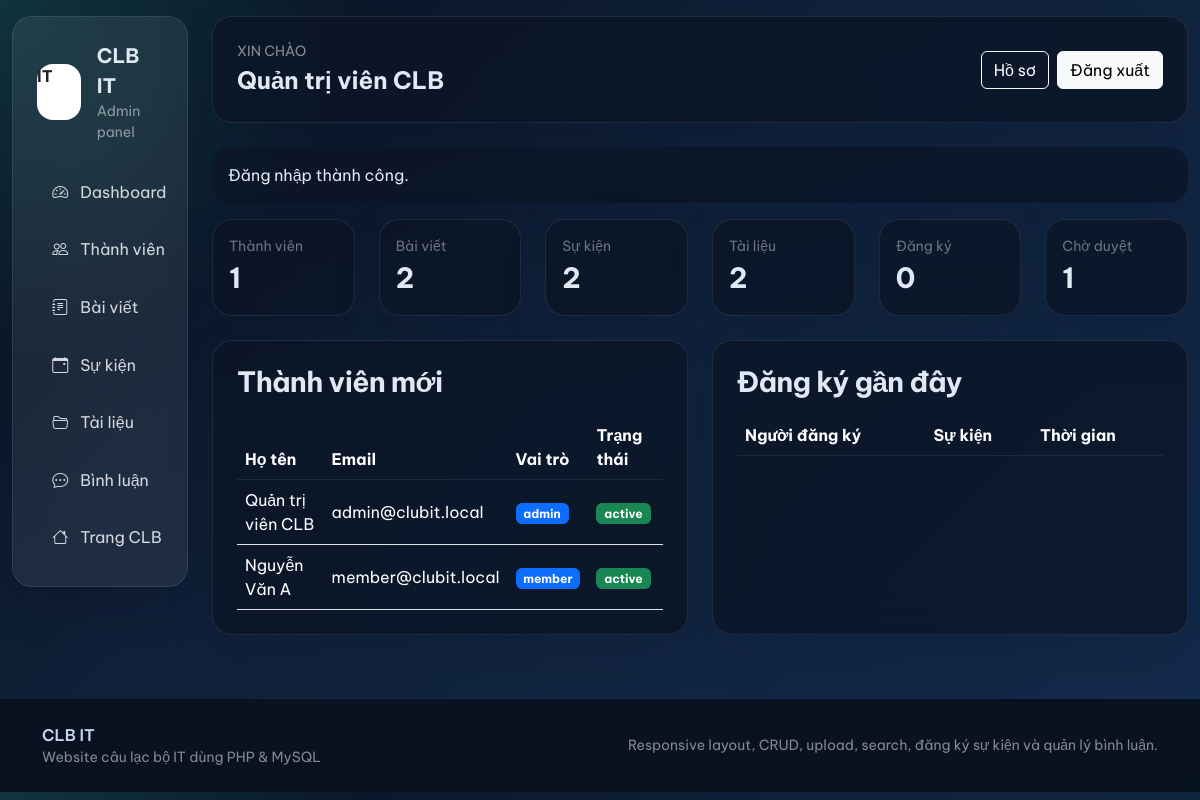
/admin/index.php (signed in), run on the app's committed database.
### tables this page shows
CREATE TABLE users (
    id INT AUTO_INCREMENT PRIMARY KEY,
    fullname VARCHAR(100) NOT NULL,
    email VARCHAR(120) NOT NULL UNIQUE,
    password VARCHAR(255) NOT NULL,
    avatar VARCHAR(255) NULL,
    bio TEXT NULL,
    skills VARCHAR(255) NULL,
    role ENUM('admin', 'member') NOT NULL DEFAULT 'member',
    status ENUM('active', 'locked') NOT NULL DEFAULT 'active',
    created_at TIMESTAMP DEFAULT CURRENT_TIMESTAMP,
    updated_at TIMESTAMP DEFAULT CURRENT_TIMESTAMP ON UPDATE CURRENT_TIMESTAMP,
    INDEX idx_users_role_status (role, status)
);

### includes/functions.php (called while the page is built, shortened)
<?php
function e(?string $value): string
{
    return htmlspecialchars((string) $value, ENT_QUOTES, 'UTF-8');
}
function current_user_row(): ?array
{
    $stmt = db()->prepare('SELECT * FROM users WHERE id = :id LIMIT 1');
    $stmt->execute(['id' => (int) $_SESSION['user']['id']]);
    $user = $stmt->fetch();
    return $user;
}
function is_logged_in(): bool
{
    return current_user_row() !== null;
}
function current_user_name(): string
{
    $user = current_user_row();
    return $user ? (string) $user['fullname'] : 'Khách';
}
function flash_get(): ?array
{
    $flash = $_SESSION['flash'];
    return is_array($flash) ? $flash : null;
}
function badge_class_for_status(string $status): string
{
    return match ($status) {
        'active', 'published', 'approved' => 'text-bg-success',
        'locked', 'draft', 'pending' => 'text-bg-warning',
        'archived', 'spam' => 'text-bg-secondary',
        default => 'text-bg-primary',
    };
}

### config/database.php (called while the page is built, shortened)
<?php
function db(): PDO
{
    static $pdo = null;
    if ($pdo instanceof PDO) {
        return $pdo;
    }
    $dsn = 'mysql:host=' . DB_HOST . ';dbname=' . DB_NAME . ';charset=utf8mb4';
    $pdo = new PDO($dsn, DB_USER, DB_PASS, [
        PDO::ATTR_ERRMODE => PDO::ERRMODE_EXCEPTION,
        PDO::ATTR_DEFAULT_FETCH_MODE => PDO::FETCH_ASSOC,
        PDO::ATTR_EMULATE_PREPARES => false,
    ]);
    return $pdo;
}

### admin/index.php (the view, shortened to what this page needs)
<?php
require_once __DIR__ . '/../config/database.php';
require_once __DIR__ . '/../includes/functions.php';
$pageLayout = 'admin';
$stats = [
    'members' => (int) db()->query("SELECT COUNT(*) FROM users WHERE role = 'member'")->fetchColumn(),
    'posts' => (int) db()->query('SELECT COUNT(*) FROM posts')->fetchColumn(),
    'events' => (int) db()->query('SELECT COUNT(*) FROM events')->fetchColumn(),
    'documents' => (int) db()->query('SELECT COUNT(*) FROM documents')->fetchColumn(),
    'registrations' => (int) db()->query('SELECT COUNT(*) FROM event_registrations')->fetchColumn(),
    'comments' => (int) db()->query("SELECT COUNT(*) FROM comments WHERE status = 'pending'")->fetchColumn(),
];
$recentUsers = db()->query('SELECT fullname, email, role, status, created_at FROM users ORDER BY created_at DESC LIMIT 5')->fetchAll();
require_once __DIR__ . '/../includes/header.php';
?>
<div class="row g-4 mb-4">
    <div class="col-md-4 col-xl-2">
        <div class="clubit-card p-3 h-100">
            <div class="text-secondary small">Thành viên</div>
            <div class="fs-3 fw-bold"><?php echo e((string) $stats['members']); ?></div>
        </div>
    </div>
    <div class="col-md-4 col-xl-2">
        <div class="clubit-card p-3 h-100">
            <div class="text-secondary small">Bài viết</div>
            <div class="fs-3 fw-bold"><?php echo e((string) $stats['posts']); ?></div>
        </div>
    </div>
    <div class="col-md-4 col-xl-2">
        <div class="clubit-card p-3 h-100">
            <div class="text-secondary small">Sự kiện</div>
            <div class="fs-3 fw-bold"><?php echo e((string) $stats['events']); ?></div>
        </div>
    </div>
    <div class="col-md-4 col-xl-2">
        <div class="clubit-card p-3 h-100">
            <div class="text-secondary small">Tài liệu</div>
            <div class="fs-3 fw-bold"><?php echo e((string) $stats['documents']); ?></div>
        </div>
    </div>
    <div class="col-md-4 col-xl-2">
        <div class="clubit-card p-3 h-100">
            <div class="text-secondary small">Đăng ký</div>
            <div class="fs-3 fw-bold"><?php echo e((string) $stats['registrations']); ?></div>
        </div>
    </div>
    <div class="col-md-4 col-xl-2">
        <div class="clubit-card p-3 h-100">
            <div class="text-secondary small">Chờ duyệt</div>
            <div class="fs-3 fw-bold"><?php echo e((string) $stats['comments']); ?></div>
        </div>
    </div>
</div>
<div class="row g-4">
    <div class="col-lg-6">
        <div class="clubit-card p-4 h-100">
            <h3 class="section-title mb-3">Thành viên mới</h3>
            <div class="table-responsive">
                <table class="table table-clubit align-middle mb-0">
                    <thead>
                        <tr>
                            <th class="text-white">Họ tên</th>
                            <th class="text-white">Email</th>
                            <th class="text-white">Vai trò</th>
                            <th class="text-white">Trạng thái</th>
                        </tr>
                    </thead>
                    <tbody>
                        <?php foreach ($recentUsers as $user): ?>
                            <tr>
                                <td class="text-white"><?php echo e($user['fullname']); ?></td>
                                <td class="text-white"><?php echo e($user['email']); ?></td>
                                <td><span class="badge text-bg-primary"><?php echo e($user['role']); ?></span></td>
                                <td><span class="badge <?php echo e(badge_class_for_status($user['status'])); ?>"><?php echo e($user['status']); ?></span></td>
                            </tr>
                        <?php endforeach; ?>
                    </tbody>
                </table>
            </div>
        </div>
    </div>
    <div class="col-lg-6">
        <div class="clubit-card p-4 h-100">
            <h3 class="section-title mb-3">Đăng ký gần đây</h3>
            <div class="table-responsive">
                <table class="table table-clubit align-middle mb-0">
                    <thead>
                        <tr>
                            <th class="text-white">Người đăng ký</th>
                            <th class="text-white">Sự kiện</th>
                            <th class="text-white">Thời gian</th>
                        </tr>
                    </thead>
                </table>
            </div>
        </div>
    </div>
</div>
<?php require_once __DIR__ . '/../includes/footer.php'; ?>

### includes/header.php (shortened to what this page needs)
<?php
require_once __DIR__ . '/../config/database.php';
require_once __DIR__ . '/functions.php';
$pageLayout = $pageLayout ?? 'public';
$flash = flash_get();
$bodyClass = is_logged_in() ? 'clubit-logged-in' : 'clubit-public';
?>
<!DOCTYPE html>
<html lang="vi">
<head>
    <link href="https://cdn.jsdelivr.net/npm/bootstrap@5.3.3/dist/css/bootstrap.min.css" rel="stylesheet">
    <link rel="stylesheet" href="https://cdn.jsdelivr.net/npm/bootstrap-icons@1.11.3/font/bootstrap-icons.min.css">
    <link rel="stylesheet" href="<?php echo e(BASE_URL); ?>/assets/css/app.css">
</head>
<body class="<?php echo e($bodyClass); ?>">
<?php if ($pageLayout === 'admin'): ?>
<div class="container-fluid py-3">
    <div class="row g-4">
        <div class="col-lg-3 col-xl-2">
            <div class="sidebar-shell">
                <div class="sidebar-glass p-3 p-lg-4">
                    <div class="d-flex align-items-center gap-3 mb-4">
                        <div class="rounded-4 bg-white text-dark fw-bold d-grid place-items-center" style="width:56px;height:56px;">IT</div>
                        <div>
                            <div class="fw-bold fs-5"><?php echo e(APP_NAME); ?></div>
                            <div class="small text-white-50">Admin panel</div>
                        </div>
                    </div>
                    <div class="d-grid gap-2">
                        <a href="<?php echo e(BASE_URL); ?>/admin/index.php" class="sidebar-link"><i class="bi bi-speedometer2"></i> Dashboard</a>
                        <a href="<?php echo e(BASE_URL); ?>/admin/users.php" class="sidebar-link"><i class="bi bi-people"></i> Thành viên</a>
                        <a href="<?php echo e(BASE_URL); ?>/admin/posts.php" class="sidebar-link"><i class="bi bi-journal-text"></i> Bài viết</a>
                        <a href="<?php echo e(BASE_URL); ?>/admin/events.php" class="sidebar-link"><i class="bi bi-calendar-event"></i> Sự kiện</a>
                        <a href="<?php echo e(BASE_URL); ?>/admin/documents.php" class="sidebar-link"><i class="bi bi-folder2-open"></i> Tài liệu</a>
                        <a href="<?php echo e(BASE_URL); ?>/admin/comments.php" class="sidebar-link"><i class="bi bi-chat-dots"></i> Bình luận</a>
                        <a href="<?php echo e(BASE_URL); ?>/index.php" class="sidebar-link"><i class="bi bi-house"></i> Trang CLB</a>
                    </div>
                </div>
            </div>
        </div>
        <div class="col-lg-9 col-xl-10">
            <div class="clubit-panel p-3 p-lg-4 mb-4 d-flex flex-column flex-lg-row gap-3 justify-content-between align-items-lg-center">
                <div>
                    <div class="text-uppercase text-white-50 small">Xin chào</div>
                    <div class="fs-4 fw-bold"><?php echo e(current_user_name()); ?></div>
                </div>
                <div class="d-flex gap-2 flex-wrap">
                    <a href="<?php echo e(BASE_URL); ?>/profile.php" class="btn btn-outline-light">Hồ sơ</a>
                    <a href="<?php echo e(BASE_URL); ?>/logout.php" class="btn btn-light">Đăng xuất</a>
                </div>
            </div>
            <?php if ($flash): ?>
                <div class="alert alert-<?php echo e($flash['type'] === 'error' ? 'danger' : 'success'); ?> clubit-card border-0">
                    <?php echo e((string) $flash['message']); ?>
                </div>
            <?php endif; ?>
<?php endif; ?>

### assets/css/app.css (style rules this page uses)
:root { --clubit-bg: #08111f; --clubit-surface: rgba(12, 21, 39, 0.84); --clubit-card: rgba(255, 255, 255, 0.94); --clubit-accent: #36c2b4; --clubit-accent-2: #1d4ed8; --clubit-text: #dfe8f3; --clubit-muted: #93a4ba; --clubit-border: rgba(255, 255, 255, 0.09); }
* { box-sizing: border-box; }
body { font-family: 'Be Vietnam Pro', sans-serif; background: radial-gradient(circle at top left, rgba(54, 194, 180, 0.18), transparent 28%), radial-gradient(circle at top right, rgba(29, 78, 216, 0.18), transparent 30%), linear-gradient(180deg, #f6fbff 0%, #eef4fb 36%, #e8eef8 100%); color: #0f172a; }
body.clubit-logged-in { background: radial-gradient(circle at top left, rgba(54, 194, 180, 0.2), transparent 25%), linear-gradient(135deg, #07111f 0%, #10213a 42%, #132b4d 100%); color: var(--clubit-text); }
.navbar-glass, .clubit-card, .clubit-panel, .sidebar-glass { backdrop-filter: blur(18px); border: 1px solid var(--clubit-border); box-shadow: 0 18px 50px rgba(2, 8, 23, 0.12); }
.clubit-card, .clubit-panel { background: var(--clubit-card); border-radius: 1.25rem; }
body.clubit-logged-in .clubit-card, body.clubit-logged-in .clubit-panel { background: rgba(12, 21, 39, 0.82); color: var(--clubit-text); }
.section-title { font-weight: 700; letter-spacing: -0.02em; }
.sidebar-shell { position: sticky; top: 1rem; }
.sidebar-glass { background: rgba(255, 255, 255, 0.07); border-radius: 1.25rem; color: var(--clubit-text); }
.sidebar-link { display: flex; align-items: center; gap: 0.75rem; padding: 0.8rem 0.95rem; border-radius: 0.95rem; color: rgba(255, 255, 255, 0.82); text-decoration: none; transition: all 0.18s ease; }
.table-clubit { --bs-table-bg: transparent; color: inherit; }
.table-clubit thead th { color: white !important; border-bottom-color: rgba(255, 255, 255, 0.08); }
.table-clubit tbody td { color: white !important; }
body.clubit-logged-in .table-clubit tbody tr td { color: white !important; }
body.clubit-logged-in .table-clubit thead th { color: white !important; }

### data on the page
users: fullname "Quản trị viên CLB", email "admin@clubit.local", role "admin", status "active"
users: fullname "Nguyễn Văn A", email "member@clubit.local", role "member", status "active"

### other printed values
APP_NAME "CLB IT"
$flash['message'] "Đăng nhập thành công."
$stats['members'] "1"
$stats['posts'] "2"
$stats['events'] "2"
$stats['documents'] "2"
$stats['registrations'] "0"
$stats['comments'] "1"
